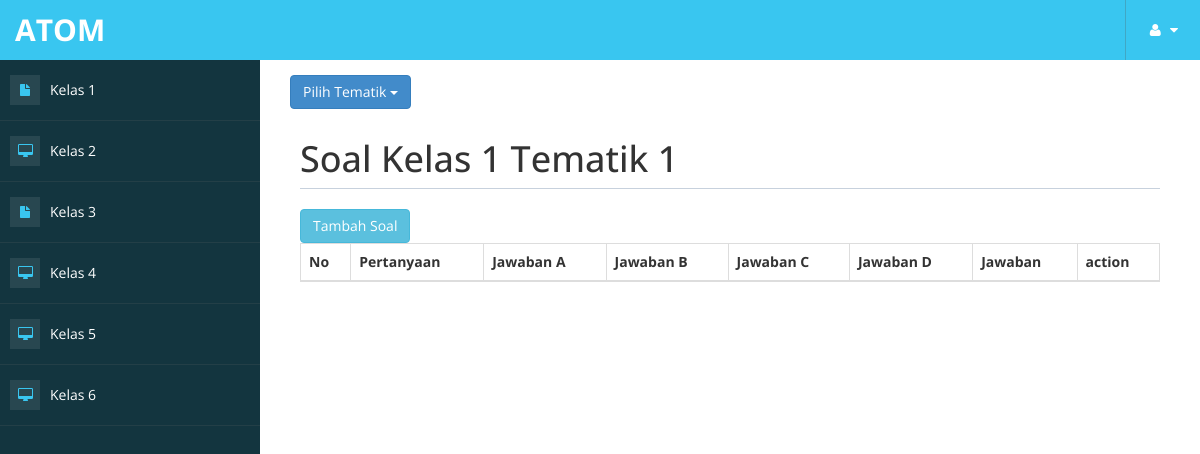
Page /menusoal.php on the earlier database version.
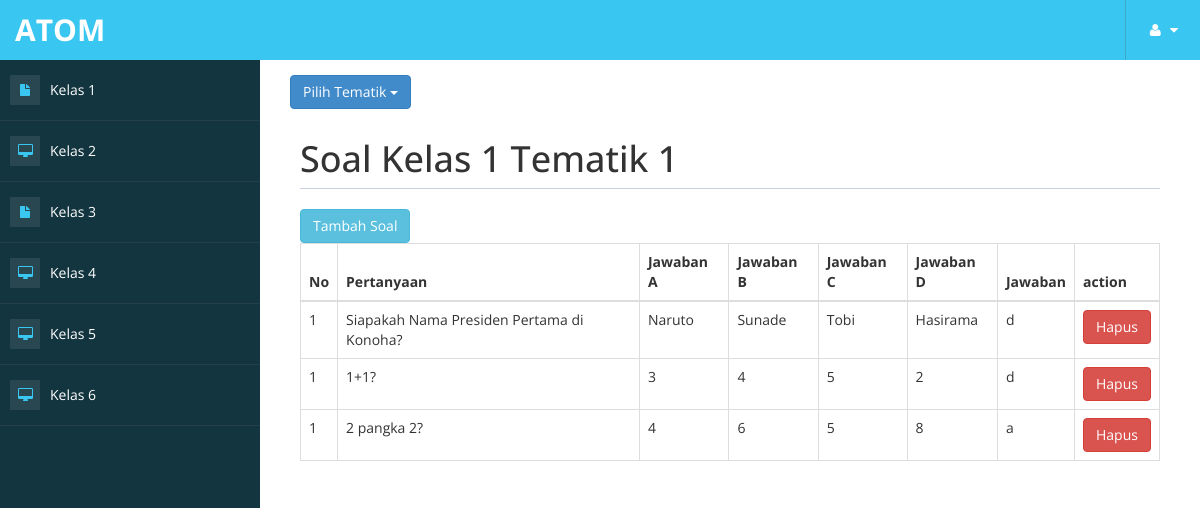
Same page on the later database version.
### tables this page shows
CREATE TABLE `tb_soalkelas` (
  `id_soal` int(10) NOT NULL,
  `kelas` int(1) NOT NULL,
  `tematik` int(1) NOT NULL,
  `pertanyaan` text NOT NULL,
  `a` varchar(100) NOT NULL,
  `b` varchar(100) NOT NULL,
  `c` varchar(100) NOT NULL,
  `d` varchar(100) NOT NULL,
  `jawaban` text NOT NULL
);

### menusoal.php (the view, shortened to what this page needs)
<!DOCTYPE html>
<html xmlns="http://www.w3.org/1999/xhtml">
<head>
    <link href="assets/css/bootstrap.css" rel="stylesheet" />
    <link href="assets/css/font-awesome.css" rel="stylesheet" />
    <link href="assets/css/custom-styles.css" rel="stylesheet" />
</head>
<?php
include "koneksi.php";
  if(!isset($_GET['kelas'])){
    $kelas = 1;
  }else{
    $kelas = $_GET['kelas'];
  }
  if(!isset($_GET['tematik'])){
    $tematik = 1;
  }else{
    $tematik = $_GET['tematik'];
  }
?>
<body>
    <div id="wrapper">
        <nav class="navbar navbar-default top-navbar" role="navigation">
            <div class="navbar-header">
                <a class="navbar-brand" href="login.html">ATOM</a>
            </div>
            <ul class="nav navbar-top-links navbar-right">
                <li class="dropdown">
                    <a class="dropdown-toggle" data-toggle="dropdown" href="#" aria-expanded="false">
                        <i class="fa fa-user fa-fw"></i> <i class="fa fa-caret-down"></i>
                    </a>
                </li>
            </ul>
        </nav>
        <nav class="navbar-default navbar-side" role="navigation">
            <div class="sidebar-collapse">
                <ul class="nav" id="main-menu">
                    <li>
                        <a href="menusoal.php?kelas=1"><i class="fa fa-fw fa-file"></i>Kelas 1</a>
                    </li>
                    <li>
                        <a href="menusoal.php?kelas=2"><i class="fa fa-desktop"></i>Kelas 2</a>
                    </li>
                    <li>
                        <a href="menusoal.php?kelas=3"><i class="fa fa-fw fa-file"></i>Kelas 3</a>
                    </li>
                    <li>
                        <a href="menusoal.php?kelas=4"><i class="fa fa-desktop"></i>Kelas 4</a>
                    </li>
                    <li>
                        <a href="menusoal.php?kelas=5"><i class="fa fa-desktop"></i>Kelas 5</a>
                    </li>
                    <li>
                        <a href="menusoal.php?kelas=6"><i class="fa fa-desktop"></i>Kelas 6</a>
                    </li>
                </ul>
            </div>
        </nav>
        <div id="page-wrapper">
          <div class="dropdown">
           <button class="btn btn-primary dropdown-toggle" type="button" data-toggle="dropdown">Pilih Tematik
           <span class="caret"></span></button>
         </div>
            <div id="page-inner">
                <div class="row">
                    <div class="col-md-12">
                        <h1 class="page-header">
                            Soal Kelas <?=$kelas?> Tematik <?=$tematik?>
                        </h1>
                        <div class="row">
                            <div class="col-lg-12">
                                <button type="button" class="btn btn-info" data-toggle="modal" data-target="#myModal">Tambah Soal</button>
                                <table class="table table-bordered">
                                  <thead>
                                    <tr>
                                      <th>No</th>
                                      <th>Pertanyaan</th>
                                      <th>Jawaban A</th>
                                      <th>Jawaban B</th>
                                      <th>Jawaban C</th>
                                      <th>Jawaban D</th>
                                      <th>Jawaban</th>
                                      <th>action</th>
                                    </tr>
                                  </thead>
                                  <tbody>
                                    <?php
                                      $data_kelas = mysqli_query($koneksi,"SELECT * FROM tb_soalkelas where kelas=".$kelas." && tematik=".$tematik."");
                                      $no = 0;
                                      foreach($data_kelas as $d_k){?>
                                      <tr>
                                        <td><?=$no+1?></td>
                                        <td><?=$d_k['pertanyaan']?></td>
                                        <td><?=$d_k['a']?></td>
                                        <td><?=$d_k['b']?></td>
                                        <td><?=$d_k['c']?></td>
                                        <td><?=$d_k['d']?></td>
                                        <td><?=$d_k['jawaban']?></td>
                                        <td><a href="http://localhost/bob/menusoal.php?kelas=<?=$kelas?>&tematik=<?=$tematik?>&id_soal=<?=$d_k['id_soal']?>"><button type="button" class="btn btn-danger" >Hapus</button></a></td>
                                      </tr>
                                      <?php
                                      }
                                     ?>
                                  </tbody>
                                </table>
                            </div>
                        </div>
</body>
</html>

Differences in the rows shown:
now on this page (row edited): tb_soalkelas: pertanyaan "Siapakah Nama Presiden Pertama di Konoha?", a "Naruto", b "Sunade", c "Tobi", d "Hasirama", jawaban "d"
now on this page (row edited): tb_soalkelas: pertanyaan "1+1?", a "3", b "4", c "5", d "2", jawaban "d"
added tb_soalkelas: pertanyaan "2 pangka 2?", a "4", b "6", c "5", d "8", jawaban "a"
